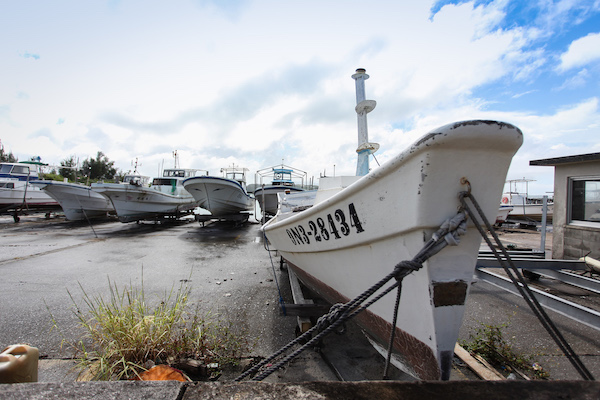
#> input picture python_study_basic_notebook/draft/python_basic_2/imgs/test.jpg, 600 x 400 px, found by its file name
$ jupyter execute --allow-errors python_basic_L2_lesson09.ipynb
#> lines starting #> are read from the running program, lines starting #| are printed output that depends on the picture
# Lesson 9

Python Senior, Lesson 9, v1.0.0, 2016.11 by David.Yi

## 复习

python 内建模块： collections
* namedtuple: 生成可以使用名字来访问元素内容的tuple子类
* deque: 双端队列，可以快速的从另外一侧追加和推出对象
* defaultdict: 带有默认值的字典
* OrderedDict: 有序字典
* Counter: 计数器

## 本次内容要点
* 图片处理模块 PIL
* python 中的函数式编程之一
    * 将函数作为值返回
    * 偏函数
* 思考一下

---

### PIL (Pillow) 模块介绍

PIL：Python Imaging Library，已经是Python平台事实上的图像处理标准库了。PIL功能非常强大，但API却非常简单易用。

由于 PIL 仅支持到 Python 2.7，加上年久失修，于是一群志愿者在PIL的基础上创建了兼容的版本，名字叫Pillow，支持最新Python 3.x，又加入了许多新特性，因此，我们可以直接安装使用 Pillow。

##### 安装 Pillow

Pillow（PIL）的最新版本是 3.4.2，如果安装了 anaconda，已经默认安装了 Pillow 组件。

在 python 3.4 之后，默认带了安装组件包的工具程序 pip，用 `pip install pilllow` 命令即可安装。

需要准备一张用来测试的图片，最好是 jpg 格式，然后命名为 test.jpg，保存在 python 同样目录或者可以比较方面访问到的目录。

[cell 1]
# 读取照片

# 导入 PIL 的 Image 模块
from PIL import Image
# 打开一个图片文件
img = Image.open('test.jpg')
#> img is the input picture: PIL image 600x400 RGB; mean R, G, B 151.5, 154.4, 158.8
print(img.format, img.size, img.mode)
#| JPEG (600, 400) RGB

[cell 2]
# 在 IPython 状态下显示图片
# 使用 IDLE 或者其他python 运行环境的可以用电脑自带的程序检查图片

from IPython.display import Image as img
img(filename='test.jpg')

[cell 3]
# 生成缩略图

from PIL import Image

# 设定缩略图大小
size = (100, 100)

try:
    # 打开图片
    img = Image.open('test.jpg')
    # 生成缩略图
    img.thumbnail(size)
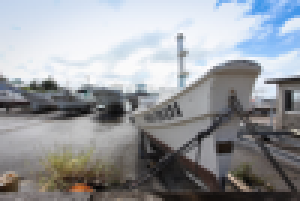
#> img: PIL image 100x67 RGB (shown 3 times larger); mean R, G, B 151.4, 154.3, 158.8
    # 保存缩略图图片
    img.save('test_thumbnail.jpg', 'JPEG')
    print('create thumbnail ok')
except IOError:
    print('cannot create thumbnail for')

[cell 4]
from IPython.display import Image as img
img(filename='test_thumbnail.jpg')

[cell 5]
# 裁剪图片

from PIL import Image

# 设定裁剪的大小
box = (0, 0, 200, 200)

try:
    img = Image.open('test.jpg')
    # 生成裁剪图片
    region = img.crop(box)
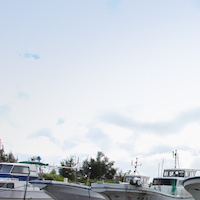
#> region: PIL image 200x200 RGB; mean R, G, B 206.2, 212.3, 220.3
    region.save('test_crop.jpg', 'JPEG')
    print('crop image ok')
except:
    print('something wrong')

[cell 6]
from IPython.display import Image as img
img(filename='test_crop.jpg')

[cell 7]
from PIL import Image

img = Image.open('test.jpg')
img2 = img.rotate(360)
img2.save('test_rotate.jpg', 'JPEG')
print('rotate image ok')

[cell 8]
from IPython.display import Image as img
img(filename='test_rotate.jpg')

---

也可以用如下方法，进行图片的旋转等处理

```python
out = im.transpose(Image.FLIP_LEFT_RIGHT)
out = im.transpose(Image.FLIP_TOP_BOTTOM)
out = im.transpose(Image.ROTATE_90)
out = im.transpose(Image.ROTATE_180)
out = im.transpose(Image.ROTATE_270)
```

[cell 9]
# 增强图片效果

from PIL import Image
from PIL import ImageEnhance

img = Image.open('test.jpg')
enh = ImageEnhance.Color(img)
img2 = enh.enhance(0.1)
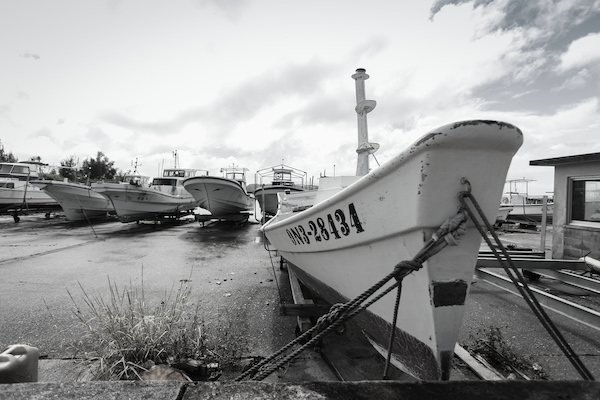
#> img2: PIL image 600x400 RGB; mean R, G, B 153.4, 153.7, 154.1
img2.save('test_enhance.jpg', 'JPEG')
print('enhance crop image ok')

[cell 10]
from IPython.display import Image as img
img(filename='test_enhance.jpg')

---

##### 增强效果方法列表

class PIL.ImageEnhance.Color(image) 调整图片的颜色

该类可以用于以类似于彩色电视机上的控件的方式调整图像的色彩平衡，增强因子为0.0给出黑白图像，因子1.0给出原始图像。

class PIL.ImageEnhance.Contrast(image) 调整图像对比度

这个类可以用于控制图像的对比度，类似于电视机上的对比度控制，增强因子0.0给出实心灰色图像，因子1.0给出原始图像。

class PIL.ImageEnhance.Brightness(image) 调整图像亮度
Adjust image brightness.

这个类可以用来控制图像的亮度，增强因子0.0给出黑色图像，因子1.0给出原始图像。

class PIL.ImageEnhance.Sharpness(image) 调整图像锐度

此类可用于调整图像的锐度，增强因子0.0给出模糊图像，因子1.0给出原始图像，因子2.0给出锐化图像。

[cell 11]
# 读取照片

# 导入 PIL 的 Image 模块
from PIL import Image
# 打开一个图片文件
img = Image.open('test.jpg')
print(img.format, img.size, img.mode)
#| JPEG (600, 400) RGB

---

Mode 的解释

图像的模式定义图像中像素的类型和深度，s当前版本支持以下标准模式：

```
1 (1-bit pixels, black and white, stored with one pixel per byte)
L (8-bit pixels, black and white)
P (8-bit pixels, mapped to any other mode using a color palette)
RGB (3x8-bit pixels, true color)
RGBA (4x8-bit pixels, true color with transparency mask)
CMYK (4x8-bit pixels, color separation)
YCbCr (3x8-bit pixels, color video format)
Note that this refers to the JPEG, and not the ITU-R BT.2020, standard
LAB (3x8-bit pixels, the L*a*b color space)
HSV (3x8-bit pixels, Hue, Saturation, Value color space)
I (32-bit signed integer pixels)
F (32-bit floating point pixels)
```

[cell 12]
# 读取照片

# 导入 PIL 的 Image 模块
from PIL import Image
# 打开一个图片文件
img = Image.open('test.jpg')

# 显示照片的信息，存在一个字典变量中
print(img.info)
#> (printed output is left out)

[cell 13]
# 在图片上画线

from PIL import Image, ImageDraw

img = Image.open("test.jpg")

draw = ImageDraw.Draw(img)
draw.line((0, 0) + img.size, fill=128)
draw.line((0, img.size[1], img.size[0], 0), fill=128)
del draw

# write to stdout
img.save('test_draw.jpg', 'JPEG')
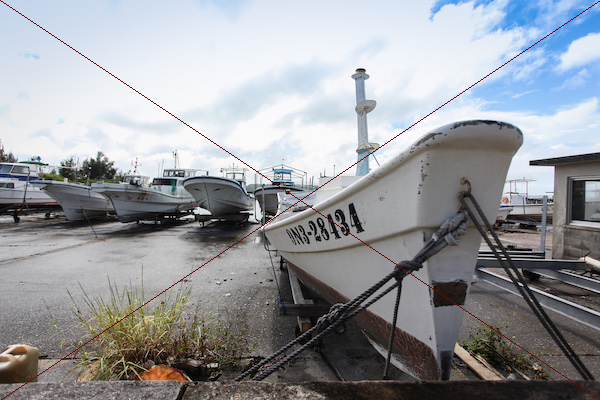
#> saved as test_draw.jpg: PIL image 600x400 RGB; mean R, G, B 151.3, 153.5, 158
print('draw image ok')

[cell 14]
from IPython.display import Image as img
img(filename='test_draw.jpg')

[cell 15]
# 图片滤镜效果，模糊

from PIL import Image, ImageFilter

img = Image.open("test.jpg")

img2 = img.filter(ImageFilter.BLUR)
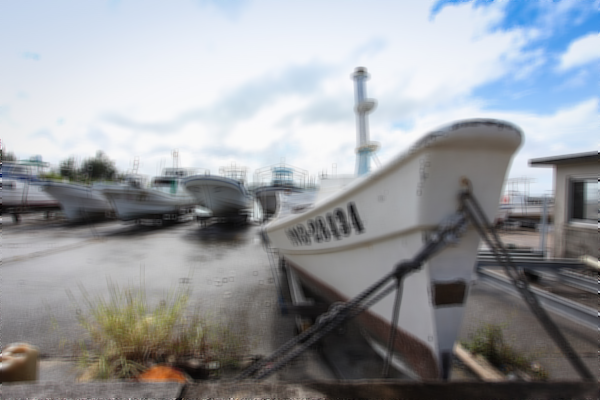
#> img2: PIL image 600x400 RGB; mean R, G, B 151.5, 154.4, 158.9

img2.save('test_blur.jpg', 'JPEG')
print('blur image ok')

[cell 16]
from IPython.display import Image as img
img(filename='test_blur.jpg')

---

Filters
滤镜的效果有下面这些

```
BLUR
CONTOUR
DETAIL
EDGE_ENHANCE
EDGE_ENHANCE_MORE
EMBOSS
FIND_EDGES
SMOOTH
SMOOTH_MORE
SHARPEN
```

[cell 17]
# 图片滤镜效果，边缘强化

from PIL import Image, ImageFilter

img = Image.open("test.jpg")

img2 = img.filter(ImageFilter.FIND_EDGES)
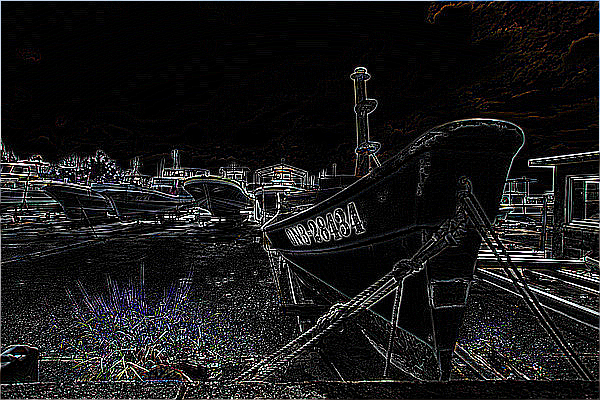
#> img2: PIL image 600x400 RGB; mean R, G, B 25.1, 24.9, 25.4

img2.save('test_edge.jpg', 'JPEG')
print('edge image ok')

[cell 18]
from IPython.display import Image as img
img(filename='test_edge.jpg')

---

### python 中的函数式编程

* 将函数作为值返回
* 高阶函数 map/reduce filter sorted
* 匿名函数
* 偏函数

##### 将函数作为值返回

函数除了返回值以外，还可以把函数作为结果值返回。

[cell 19]
def lazy_sum(*args):

    def sum():
        ax = 0
        for n in args:
            ax = ax + n
        return ax

    return sum

f = lazy_sum(1, 3, 5, 7, 9)
print(f())

---

在这个例子中，我们在函数 lazy_sum 中又定义了函数 sum，并且，内部函数 sum 可以引用外部函数 lazy_sum 的参数和局部变量，当 lazy_sum 返回函数 sum 时，相关参数和变量都保存在返回的函数中，这种称为“闭包（Closure）”。

一个函数可以返回一个计算结果，也可以返回一个函数。

返回一个函数时，牢记该函数并未执行，返回函数中不要引用任何可能会变化的变量。

##### 偏函数

Python的functools模块提供了很多有用的功能，其中一个就是偏函数（Partial function）。要注意，这里的偏函数和数学意义上的偏函数不一样。

在介绍函数参数的时候，我们讲到，通过设定参数的默认值，可以降低函数调用的难度。而偏函数也可以做到这一点。

[cell 20]
# 进制转换函数

print(int(12345))
print(int('1000',base=2))
print(int('1A',base=16))

虽然默认参数还是很容易使用，但是如果我们在某个场景需要大量调用的话，还是有点方便，特别是对于有很多参数的函数来说，会让程序先的复杂。还记得之前那个 max min 的程序么？

[cell 21]
import functools

int2 = functools.partial(int, base=2)

print(int2('1000000'))
print(int2('1010101'))

[cell 22]
# 偏函数举例

def func(x=2,y=3,z=4):
    return x+y+z

print(func(x=3))
print(func(y=6))
print(func(x=4,y=10))
print(func(2,3))
